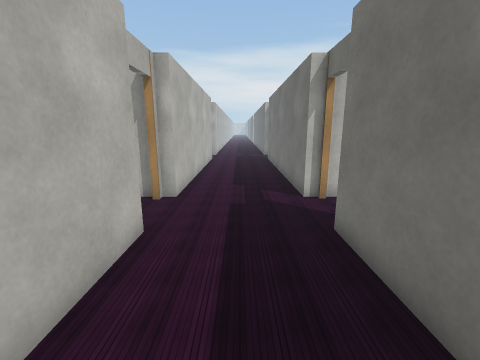
view 1 (above)

24 first-person views from a walk through a world built for the Webots simulator. The camera is 1.2 m above the floor, tilts 12° down and sees 90° across. Doors are drawn as open doorways. The floor is counted in squares, 0.5 m on a side. Each view is taken from the middle of a square. On the plan, view 1 faces up. The plan holds only what a view shows up to about 16 squares ahead; the rest is blank. The place goes on beyond the plan. Webots' stock objects and surfaces are drawn as simple stand-ins.

view 2
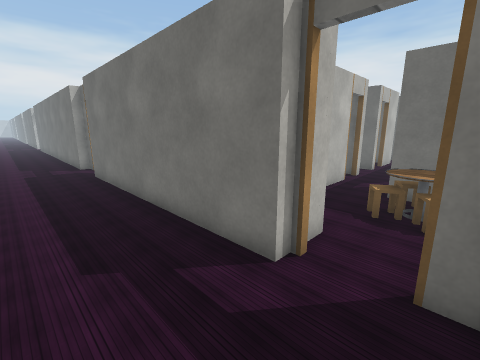

view 3
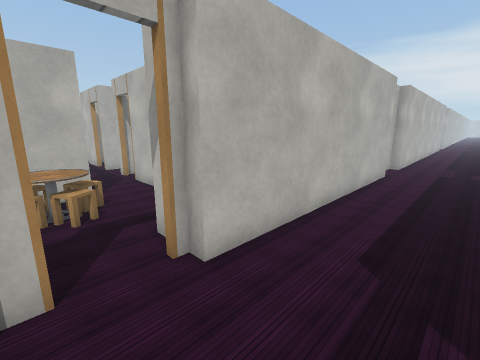

view 4
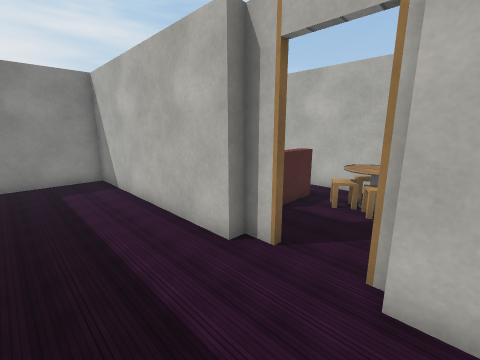

view 5
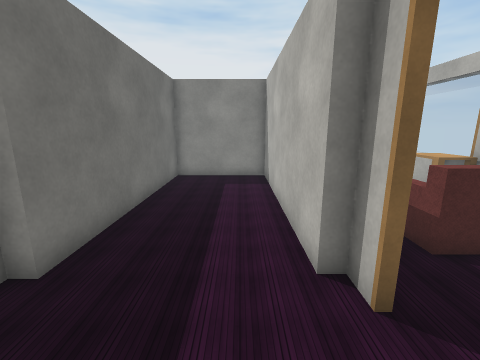

view 6
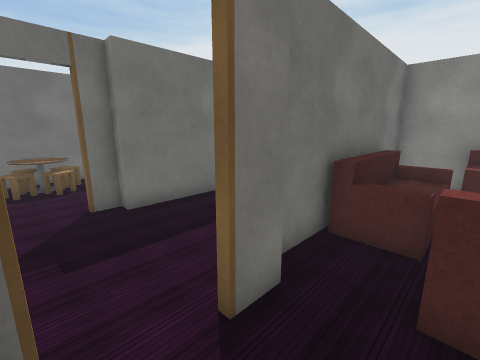

view 7
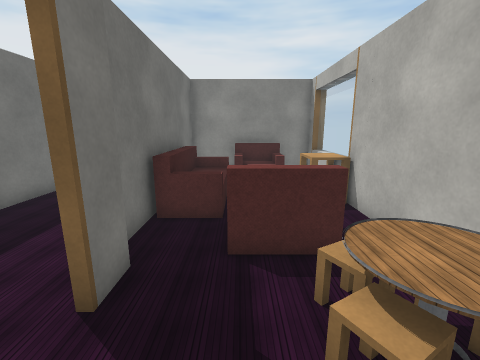

view 8
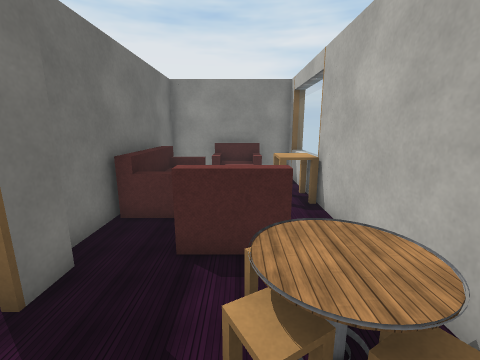

view 9
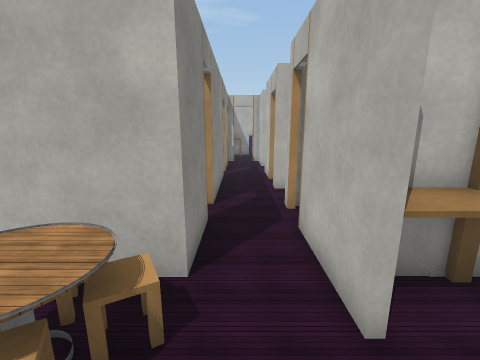

view 10
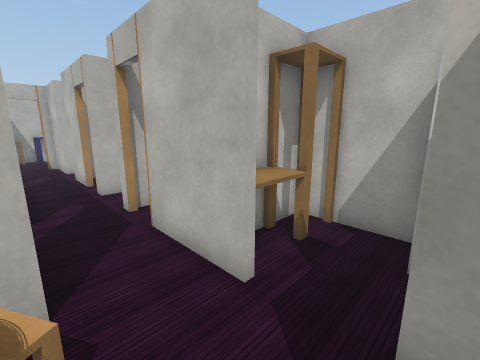

view 11
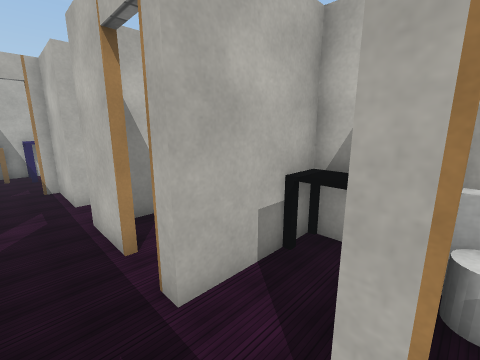

view 12
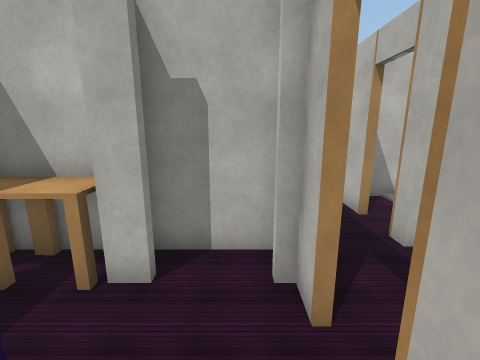

view 13
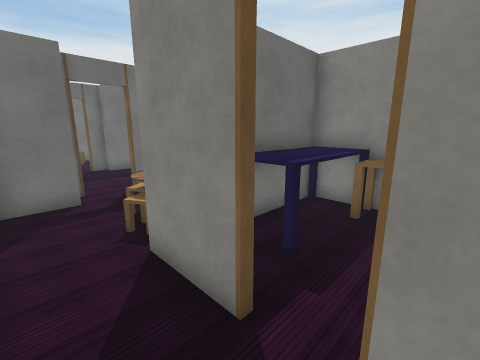

view 14
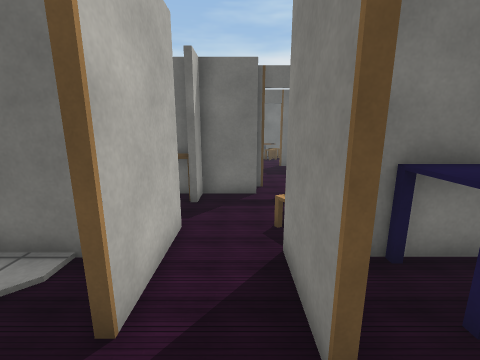

view 15
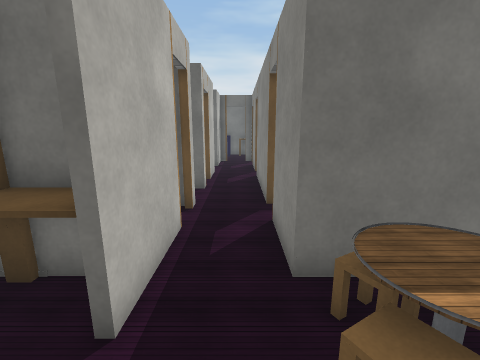

view 16
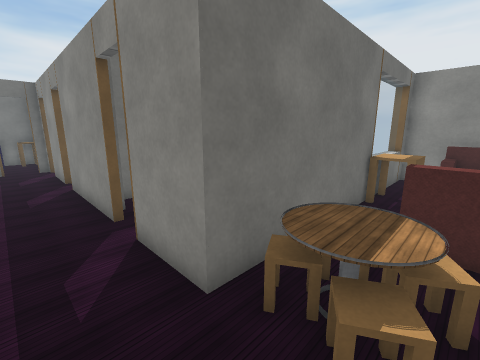

view 17
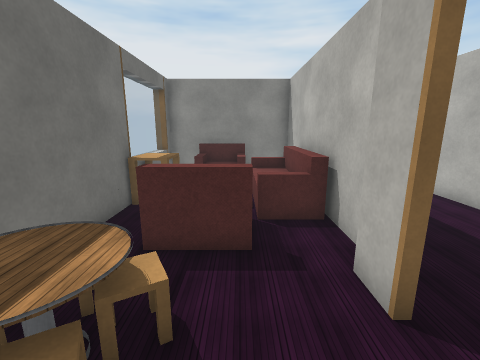

view 18
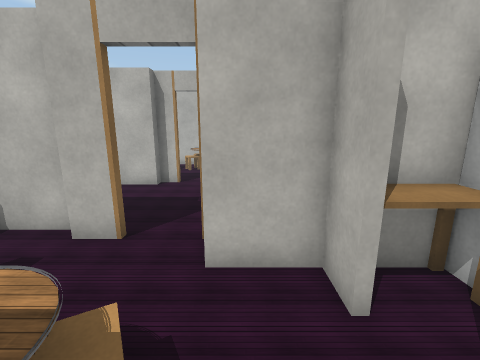

view 19
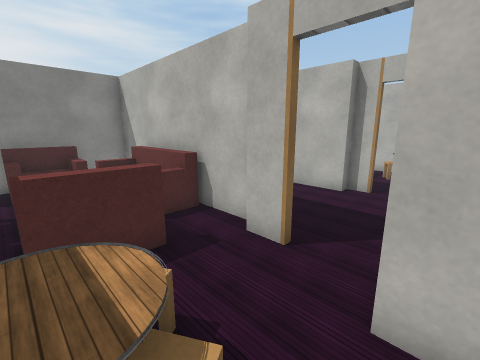

view 20
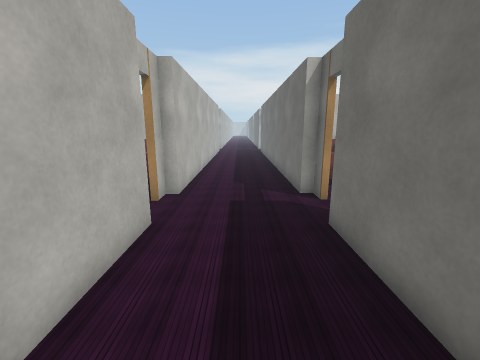

view 21
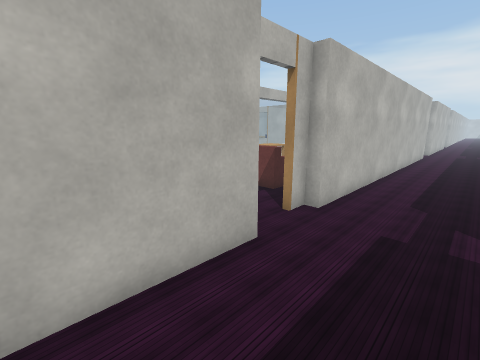

view 22
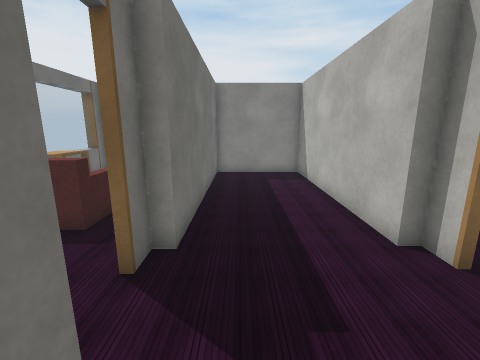

view 23
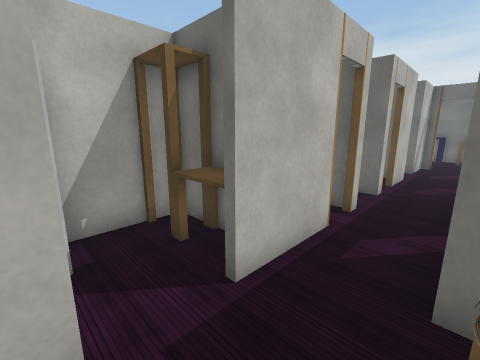

view 24
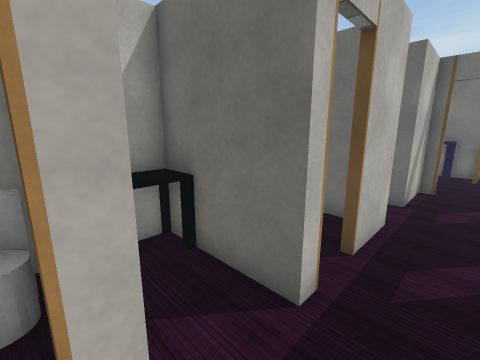

### Floor plan
Points are (right, up) in squares from view 1. A wall is a line through its corners. A room is listed if a view was taken in it or the views show most of it. See-through windows are left out.
Room 1 (views 1, 2, 3, 4, 5, 20, 21, 22)
walls: (2.9, 8.4) (2.3, 8.4) (2.3, 19.9); (-2.8, 6.3) (-2.8, 5.4) (-2.3, 5.4) (-2.3, -3.5) (2.3, -3.5) (2.3, 5.6); (-2.3, 19.9) (-2.3, 8.4) (-2.8, 8.4) (-2.8, 8); (2.3, 5.4) (2.8, 5.4) (2.8, 6.4); (2.8, 22) (2.8, 22.7) (2.3, 22.7) (2.3, 28.5); (-2.3, 28.5) (-2.3, 22.7) (-2.8, 22.7) (-2.8, 21.9)
ways out: open door at (-3, 7.5) to room 2; open door at (3, 7.5) to room 7; open door at (-3, 21); open door at (3, 21.5)
Room 2 (views 6, 7, 8, 9, 10)
walls: (-8.6, 1.4) (-8.6, -3.5) (-2.5, -3.5) (-2.5, -1.4); (-2.5, 1.4) (-2.5, 4.5); (-3, 5) (-3, 6.3); (-8.6, 8.1) (-8.6, 6.5); (-3.1, 8.4) (-4.2, 8.4) (-4.2, 9.6); (-7.2, 10.5) (-8.4, 10.5); (-4.2, 10.5) (-5.4, 10.5)
ways out: open door at (-3, 7.5) to room 1; opening at (-9, 9) to room 3; opening at (-8, 3.5) to room 4
objects: table (-8, 0) to (-7, 1); table (-8, 8); armchair (-7, -3) to (-5, -2); armchair (-7, 4) to (-5, 5); table (-6, 6); table (-6, 7) to (-6, 8); sofa (-5, -1) to (-3, 3)
Room 3 (views 11, 13, 14)
walls: (-12, 10.5) (-12.6, 10.5); (-14.5, 8.1) (-12.5, 8.1); (-11.2, 8.1) (-8.6, 8.1); (-14.6, 14) (-14.6, 10.5); (-8.4, 10.5) (-10.7, 10.5); (-8.8, 12) (-8.8, 13.6)
ways out: opening at (-9, 9) to room 2; open door at (-12, 8) to room 4; opening at (-15, 9); open door at (-11.3, 10.7)
objects: table (-14, 13) to (-13, 14); toilet (-12, 13) to (-11, 13)
Room 4 (view 12)
walls: (-13.4, 5.6) (-13.4, 4.9); (-11.1, 2.1) (-8.8, 2.1); (-10.6, 7.9) (-11.2, 7.9); (-12.5, 7.9) (-13.4, 7.9); (-8.6, 2.6) (-8.6, 1.4); (-14.6, 7.8) (-14.6, 6.5)
ways out: opening at (-8, 3.5) to room 2; open door at (-12, 8) to room 3
objects: table (-14, 3) to (-13, 3); table (-14, 4) to (-13, 5); table (-12, 3) to (-11, 3); table (-11, 3) to (-9, 6); table (-8, 6)
Room 5 (views 15, 17, 18, 19, 23, 24)
walls: (10.8, 10.5) (8.4, 10.5); (12.5, 8.1) (17.5, 8.1); (12.6, 10.5) (12, 10.5); (8.6, 6.5) (8.6, 8.1) (11.3, 8.1); (15.3, 10.5) (14.6, 10.5) (14.6, 14.1); (4.2, 9.6) (4.2, 8.4); (18.8, 10.5) (16.5, 10.5)
ways out: opening at (6.5, 10) to room 6; opening at (5, 8) to room 7; opening at (19, 9); open door at (11.3, 10.7); open door at (12, 8); open door at (16, 10.5); open door at (18, 8)
objects: table (6, 8); table (8, 7) to (8, 8); toilet (11, 13) to (12, 13); table (13, 13) to (14, 14)
Room 6 (view 16)
walls: (4.2, 12.6) (4.2, 11.4); (4.2, 10.5) (4.2, 9.6); (7.5, 14) (5.8, 14); (8.6, 11.5) (8.6, 13.9)
ways out: opening at (6.5, 10) to room 5
objects: table (5, 11) to (5, 12); fridge (5, 13) to (6, 13); table (8, 11) to (8, 12); table (8, 13)
Room 7 (no view inside)
walls: (2.5, 5) (2.5, -3.5) (8.6, -3.5) (8.6, 2.6); (3, 6.4) (3, 5.3); (4.2, 8.4) (3.1, 8.4)
ways out: open door at (3, 7.5) to room 1; opening at (5, 8) to room 5
objects: sofa (3, -1) to (4, 3); armchair (5, -3) to (7, -1); armchair (5, 3) to (7, 5); table (6, 6); table (7, 0) to (8, 2)
Room 8 (no view inside)
walls: (-6.6, 14) (-7.5, 14); (-8.6, 13.9) (-8.6, 11.5); (-4.2, 9.6) (-4.2, 10.5)
ways out: opening at (-6.8, 11.2)
objects: table (-8, 11) to (-8, 12); table (-8, 13) to (-8, 14)

Positions as (right, up) in squares from view 1, and headings:
1: (0, 0), facing up
2: (-1, 6), facing up-right
3: (1, 6), facing up-left
4: (1, 9), facing down-left
5: (-1, 9), facing down
6: (-5, 8), facing down-right
7: (-5, 9), facing down
8: (-6, 9), facing down
9: (-5, 9), facing left
10: (-5, 8), facing up-left
11: (-12, 9), facing up-left
12: (-10, 7), facing left
13: (-13, 10), facing down-right
14: (-13, 9), facing right
15: (5, 9), facing right
16: (6, 10), facing down-right
17: (5, 9), facing down
18: (8, 9), facing left
19: (7, 9), facing down-left
20: (0, 14), facing up
21: (1, 16), facing up-left
22: (1, 10), facing down
23: (5, 8), facing up-right
24: (12, 9), facing up-right
